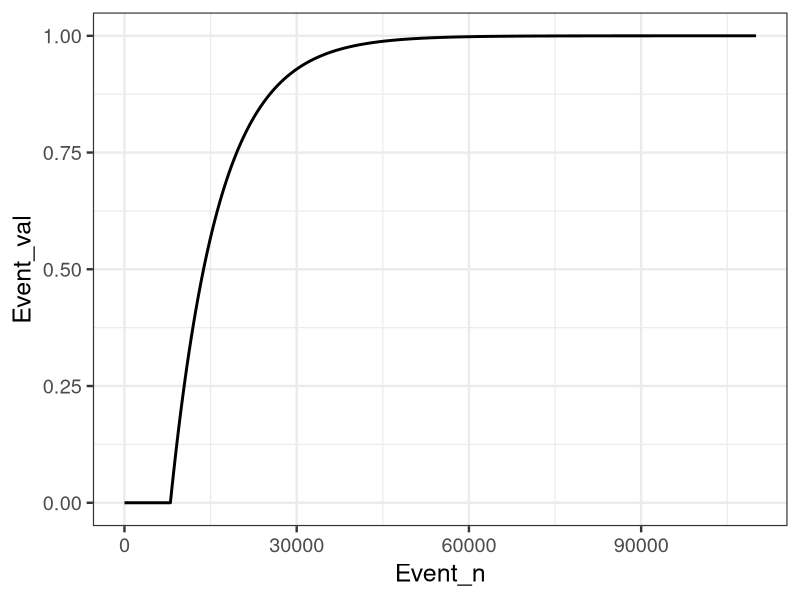

Reproduce this figure in R.
library(ggplot2)

f <- function(x) { ifelse(x < 8000, 0, 1 - exp(-0.00012*(x - 8000))) }

x <- seq(0, 110000, 100)
d <- data.frame(x=x, y=f(x))

p <- ggplot(data=d, aes(x=x, y=y)) +
  theme_bw(base_size=18) +
  geom_line(size=1) +
  labs(x='Event_n', y='Event_val')
ggsave(p, file='output/fig11-19.png', dpi=300, w=4, h=3)
